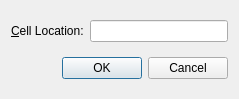
<ui version="4.0" >
 <class>GoToCellDialog</class>
 <widget class="QDialog" name="GoToCellDialog" >
  <property name="geometry" >
   <rect>
    <x>0</x>
    <y>0</y>
    <width>239</width>
    <height>99</height>
   </rect>
  </property>
  <property name="windowTitle" >
   <string>Dialog</string>
  </property>
  <layout class="QVBoxLayout" name="verticalLayout" >
   <item>
    <layout class="QHBoxLayout" name="horizontalLayout" >
     <item>
      <widget class="QLabel" name="label" >
       <property name="text" >
        <string>&amp;Cell Location:</string>
       </property>
       <property name="buddy" >
        <cstring>lineEdit</cstring>
       </property>
      </widget>
     </item>
     <item>
      <widget class="QLineEdit" name="lineEdit" />
     </item>
    </layout>
   </item>
   <item>
    <layout class="QHBoxLayout" name="horizontalLayout_2" >
     <item>
      <spacer name="horizontalSpacer" >
       <property name="orientation" >
        <enum>Qt::Horizontal</enum>
       </property>
       <property name="sizeHint" stdset="0" >
        <size>
         <width>40</width>
         <height>20</height>
        </size>
       </property>
      </spacer>
     </item>
     <item>
      <widget class="QDialogButtonBox" name="buttonBox" >
       <property name="standardButtons" >
        <set>QDialogButtonBox::Cancel|QDialogButtonBox::Ok</set>
       </property>
      </widget>
     </item>
    </layout>
   </item>
  </layout>
 </widget>
 <resources/>
 <connections/>
</ui>
